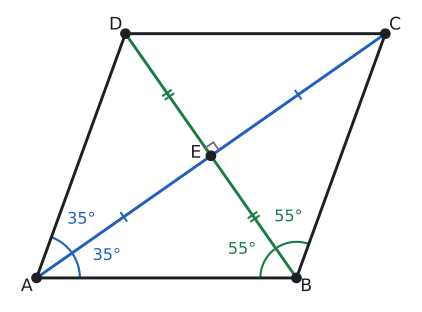

Generate this figure with Python:
import sys; sys.path.insert(0, "tools")
from cizim import *

P = lambda x, y: np.array([float(x), float(y)])
uz = lambda U, V: round(float(np.linalg.norm(U - V)), 4)
def acisi(K, U, V):
    u, v = U - K, V - K
    return round(float(np.degrees(np.arccos(np.dot(u, v) / np.linalg.norm(u) / np.linalg.norm(v)))), 3)
def birim(U, V):
    t = (V - U) / np.linalg.norm(V - U); return t, np.array([-t[1], t[0]])
def cetik(U, V, n=1, renk=SOLUK, f=0.5):
    M = U + f * (V - U); t, m = birim(U, V)
    for i in range(n):
        c = M + (i - (n - 1) / 2) * 0.2 * S * t
        ax.plot(*zip(c - 0.22 * S * m, c + 0.22 * S * m), color=renk, lw=1.5)
def olcu(U, V, metin, d=0.5, renk=YAZI, fs=13, f=0.5):
    """[UV] üzerinde f oranındaki noktaya, U->V yönünün soluna d*S uzağa yazı (d < 0: sağına)."""
    M = U + f * (V - U); _, m = birim(U, V)
    ax.text(*(M + d * S * m), metin, ha="center", va="center", color=renk, fontsize=fs)
def dik_isareti(K, U, V, r=0.4):
    a_ = (U - K) / np.linalg.norm(U - K) * r * S; b_ = (V - K) / np.linalg.norm(V - K) * r * S
    ax.plot(*zip(K + a_, K + a_ + b_, K + b_), color=SOLUK, lw=1.3)
def harf(Q, metin, dx, dy, renk=YAZI, fs=13):
    ax.text(Q[0] + dx * S, Q[1] + dy * S, metin, ha="center", va="center", color=renk, fontsize=fs)
def cizgi(U, V, renk=YAZI, lw=2.2, ls="-"):
    ax.plot(*zip(U, V), color=renk, lw=lw, ls=ls)
def basla(xmin, xmax, ymin, ymax, en=5.5):
    global fig, ax
    fig, ax = sekil(en, en * (ymax - ymin) / (xmax - xmin))
    ax.set_aspect("equal"); ax.axis("off"); ax.set_xlim(xmin, xmax); ax.set_ylim(ymin, ymax)
def dortgen(A, B, C, D, dolgu=None):
    if dolgu: ax.add_patch(patches.Polygon([A, B, C, D], closed=True, facecolor=dolgu, edgecolor="none"))
    ax.plot(*zip(A, B, C, D, A), color=YAZI)
    for Q in (A, B, C, D): nokta(ax, *Q, "")
def ucgen_dolgu(U, V, W, renk):
    ax.add_patch(patches.Polygon([U, V, W], closed=True, facecolor=renk, edgecolor="none"))
def eskenar(a, derece):
    """A(0,0), B(a,0), A'daki açı derece olan eşkenar dörtgen; E köşegenlerin kesişimi."""
    t = np.radians(derece)
    A, B, D = P(0, 0), P(a, 0), P(a * np.cos(t), a * np.sin(t)); C = B + D
    return A, B, C, D, (A + C) / 2
def koseler(A, B, C, D):
    harf(A, "A", -0.45, -0.4); harf(B, "B", 0.45, -0.4); harf(C, "C", 0.45, 0.4); harf(D, "D", -0.45, 0.4)

# Bölüm 2: m(A) = 70°. Köşegenler E'de dik kesişir, birbirini ortalar ve açıortaydır: A'da 35 + 35, B'de 55 + 55.
A, B, C, D, E = eskenar(9, 70)
S = 9 / 12
print("DAC", acisi(A, D, C), "CAB", acisi(A, C, B), "ABD", acisi(B, A, D), "DBC", acisi(B, D, C), "AEB", acisi(E, A, B), "EA", uz(E, A), "EC", uz(E, C), "EB", uz(E, B), "ED", uz(E, D))
basla(-1.0, C[0] + 1.0, -0.9, C[1] + 0.9)
dortgen(A, B, C, D); koseler(A, B, C, D)
cizgi(A, C, MAVI); cizgi(B, D, YESIL)
nokta(ax, *E, ""); harf(E, "E", -0.7, 0.12)
dik_isareti(E, C, D, r=0.45)
cetik(A, E, 1, MAVI); cetik(E, C, 1, MAVI); cetik(B, E, 2, YESIL); cetik(E, D, 2, YESIL)
aci(ax, A, B, C, r=1.5, ad="35°", renk=MAVI); aci(ax, A, C, D, r=1.5, ad="35°", renk=MAVI)
aci(ax, B, D, A, r=1.25, ad="55°", renk=YESIL); aci(ax, B, C, D, r=1.25, ad="55°", renk=YESIL)
kaydet(fig, __file__)
